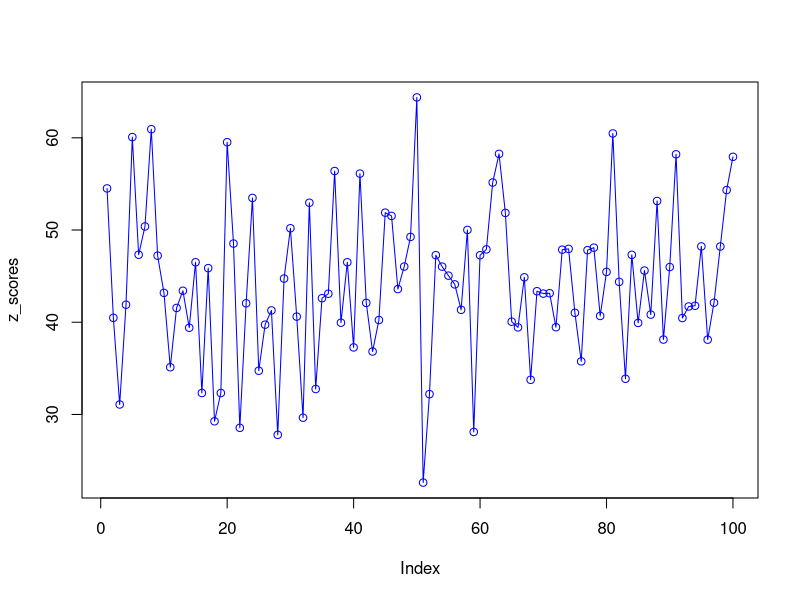
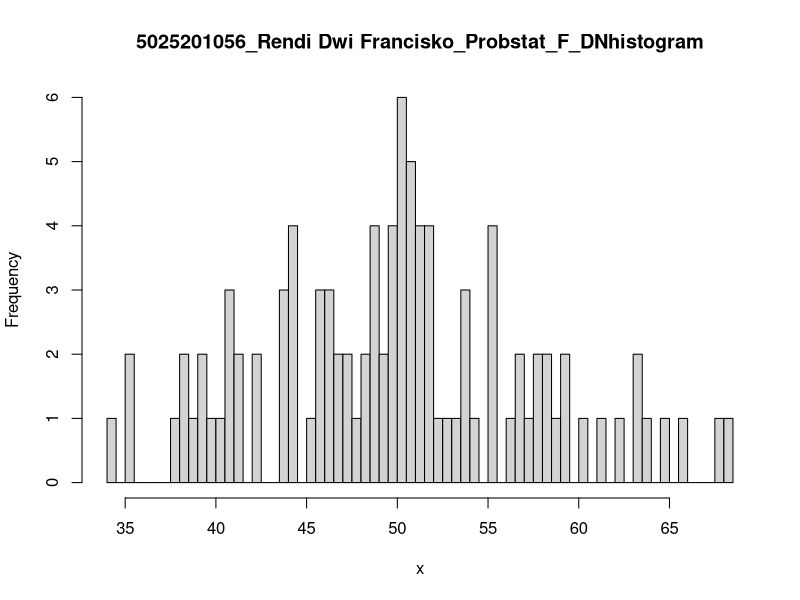

Source code (R) for these figures, in order:
#a
n = 100
m = 50
std = 8

data <- rnorm(n,m,std)
rata_rata <- mean(data)
x1 <- floor(mean(data))
x2 <- round(mean(data))

z_scores <- (data - mean(data) / sd(data))

plot(z_scores, type = "o", col="blue")

#b
x <- rnorm(100,50,8)
hist(x,
     breaks = 50,
     main = "5025201056_Rendi Dwi Francisko_Probstat_F_DNhistogram")

#c
var(x)